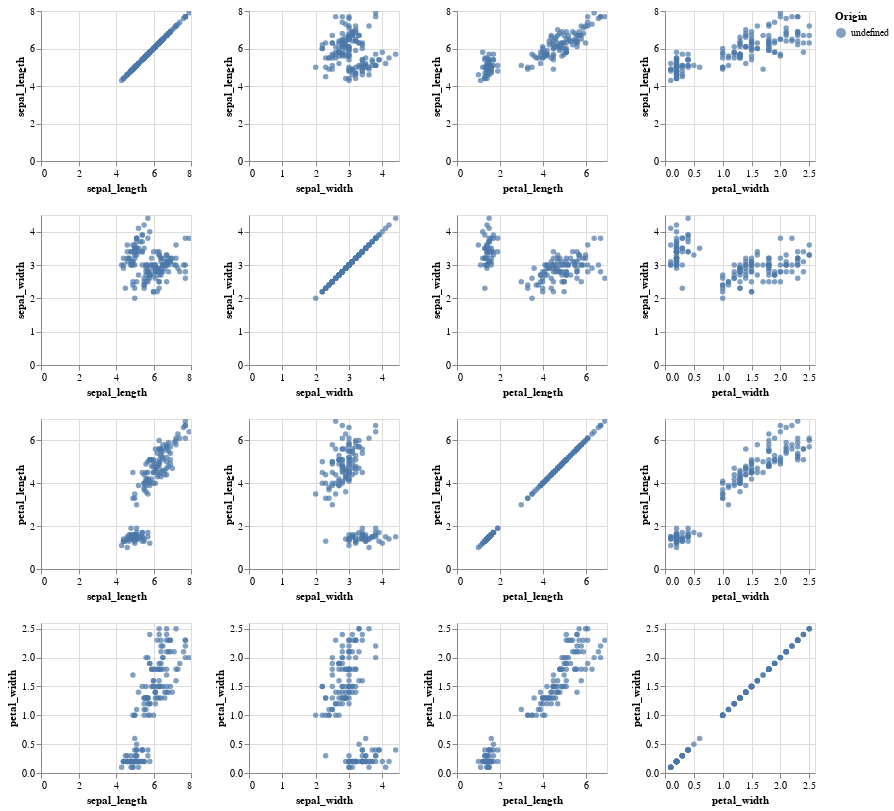

The code cell stored with this chart in its notebook:
### Markdown cell above
We can use altair to create an interactive scatterplot matrix. Can you create a scatterplot matrix of iris dataset by consulting https://altair-viz.github.io/gallery/scatter_matrix.html?

**Q: Draw an interactive scatterplot matrix for iris dataset in altair**

### Code cell
# Implement
import altair as alt

alt.Chart(iris).mark_circle().encode(
    alt.X(alt.repeat("column"), type='quantitative'),
    alt.Y(alt.repeat("row"), type='quantitative'),
    color='Origin:N'
).properties(
    width=150,
    height=150
).repeat(
    row=['sepal_length', 'sepal_width', 'petal_length', 'petal_width'],
    column=['sepal_length', 'sepal_width', 'petal_length', 'petal_width']
).interactive()

### Figure 1 — Vega-Lite specification as saved in the notebook (floating-point values rounded to 4 significant figures; data arrays with more than 128 entries replaced by an {"elided": "..."} marker saying what was removed)
{"$schema": "https://vega.github.io/schema/vega-lite/v2.6.0.json", "config": {"view": {"height": 300, "width": 400}}, "datasets": {"data-a4bd480ea976f54878a155ce12ba18ce": {"elided": "150 records"}}, "repeat": {"column": ["sepal_length", "sepal_width", "petal_length", "petal_width"], "row": ["sepal_length", "sepal_width", "petal_length", "petal_width"]}, "spec": {"data": {"name": "data-a4bd480ea976f54878a155ce12ba18ce"}, "encoding": {"color": {"field": "Origin", "type": "nominal"}, "x": {"field": {"repeat": "column"}, "type": "quantitative"}, "y": {"field": {"repeat": "row"}, "type": "quantitative"}}, "height": 150, "mark": "circle", "selection": {"selector001": {"bind": "scales", "encodings": ["x", "y"], "mark": {"fill": "#333", "fillOpacity": 0.125, "stroke": "white"}, "on": "[mousedown, window:mouseup] > window:mousemove!", "resolve": "global", "translate": "[mousedown, window:mouseup] > window:mousemove!", "type": "interval", "zoom": "wheel!"}}, "width": 150}}
